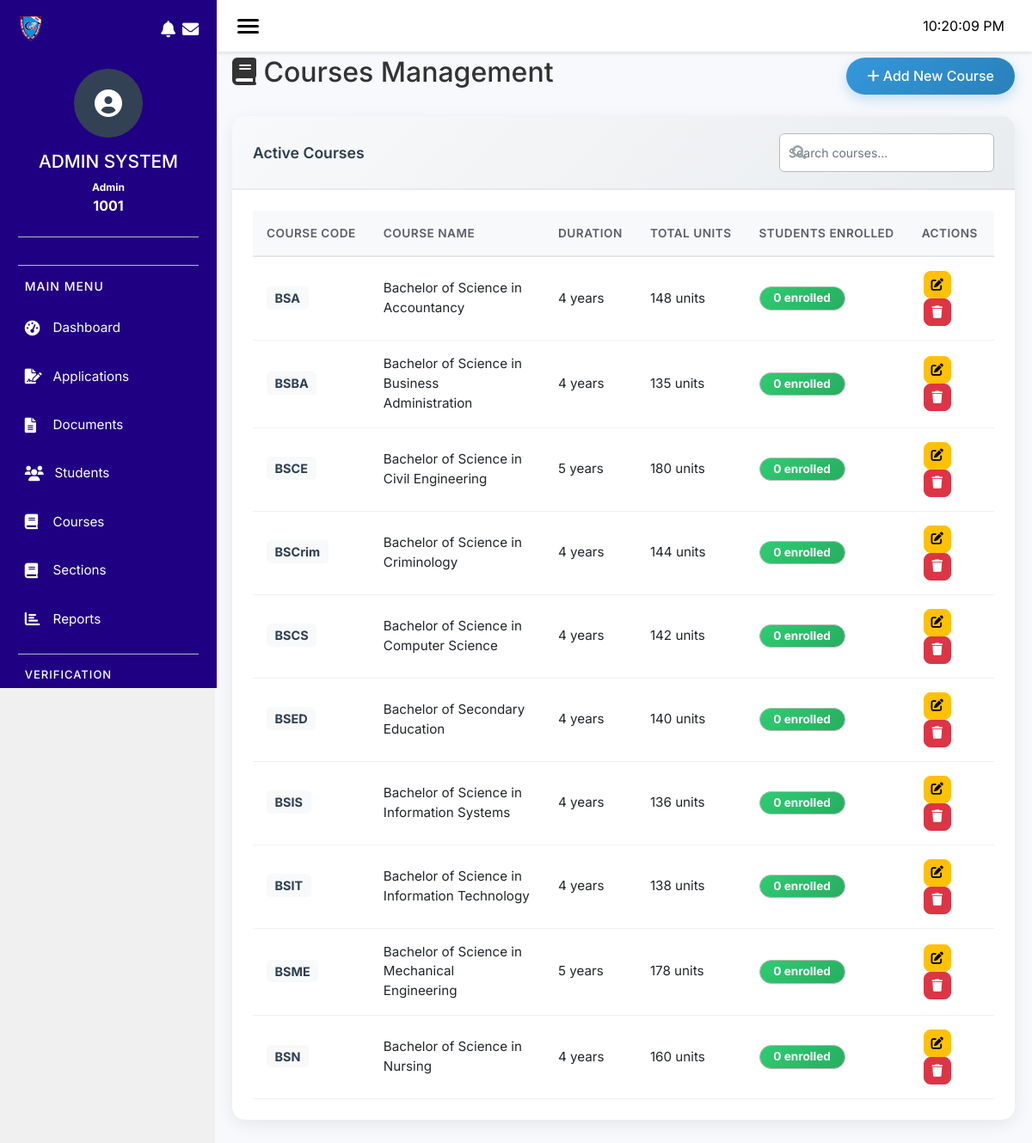
Page /modules/enrollment/admin/courses.php (signed in) on the committed database.
### tables this page shows
CREATE TABLE `enr_courses` (
  `id` int(11) NOT NULL,
  `course_code` varchar(20) NOT NULL,
  `course_name` varchar(150) NOT NULL,
  `description` text DEFAULT NULL,
  `duration_years` int(11) DEFAULT 4,
  `total_units` int(11) DEFAULT NULL,
  `is_active` tinyint(4) DEFAULT 1,
  `created_at` timestamp NOT NULL DEFAULT current_timestamp()
);

### modules/enrollment/models/Course.php (called while the page is built, shortened)
<?php
require_once __DIR__ . '/../config/database.php';
class Course {
    private $conn;
    private $table = 'enr_courses';
    public function __construct() {
        $database = new Database();
        $this->conn = $database->getConnection();
    }
    public function getAllActive() {
        $query = "SELECT * FROM " . $this->table . "
                  WHERE is_active = 1
                  ORDER BY course_code ASC";
        $stmt = $this->conn->prepare($query);
        $stmt->execute();
        return $stmt->fetchAll(PDO::FETCH_ASSOC);
    }
}
?>

### modules/enrollment/config/database.php (called while the page is built, shortened)
<?php
class Database {
    private $host;
    private $port;
    private $db_name;
    private $username;
    private $password;
    public function __construct() {
        $this->host = getenv('DB_HOST') ?: "localhost";
        $this->port = getenv('DB_PORT') ?: "3306";
        $this->db_name = getenv('DB_DATABASE') ?: getenv('DB_NAME') ?: "sms";
        $this->username = getenv('DB_USER') ?: "root";
        $this->password = getenv('DB_PASSWORD') !== false ? getenv('DB_PASSWORD') : (getenv('DB_PASS') ?: "");
    }
    public function getConnection() {
        $this->conn = null;
        try {
            $this->conn = new PDO("mysql:host=" . $this->host . ";port=" . $this->port . ";dbname=" . $this->db_name . ";charset=utf8mb4",
                                  $this->username,
                                  $this->password);
            $this->conn->setAttribute(PDO::ATTR_ERRMODE, PDO::ERRMODE_EXCEPTION);
            $this->conn->exec("SET NAMES utf8mb4");
        } catch(PDOException $exception) {
            echo "Connection error: " . $exception->getMessage();
        }
        return $this->conn;
    }
}
?>

### modules/enrollment/admin/courses.php (the view, shortened to what this page needs)
<?php
require_once '../config/database.php';
require_once '../models/Course.php';
$course = new Course();
$courses = $course->getAllActive();
?>
<!DOCTYPE html>
<html lang="en">
<head>
    <link href="https://cdn.jsdelivr.net/npm/bootstrap@5.1.3/dist/css/bootstrap.min.css" rel="stylesheet">
    <link rel="stylesheet" href="https://cdnjs.cloudflare.com/ajax/libs/font-awesome/6.0.0/css/all.min.css">
    <link rel="stylesheet" href="../css/styles.css">
</head>
<header>
    <div class="hamburger">
      <span></span>
      <span></span>
      <span></span>
    </div>
    <div class="realtime" id="realtimeClock" aria-live="polite">--:-- </div>
</header>
<body>
    <?php include_once '../includes/sidebar_admin.php'; ?>
    <div class="content">
        <div class="d-flex justify-content-between align-items-center mb-4">
            <h2><i class="fas fa-book"></i> Courses Management</h2>
            <button type="button" class="btn btn-primary" data-bs-toggle="modal" data-bs-target="#addCourseModal">
                <i class="fas fa-plus"></i> Add New Course
            </button>
        </div>
        <div class="card">
            <div class="card-header">
            </div>
            <div class="card-body">
                <div class="table-responsive">
                    <table class="table table-hover">
                        <thead>
                            <tr>
                                <th>Course Code</th>
                                <th>Course Name</th>
                                <th>Duration</th>
                                <th>Total Units</th>
                                <th>Students Enrolled</th>
                                <th>Actions</th>
                            </tr>
                        </thead>
                        <tbody>
                            <?php foreach($courses as $c): ?>
                            <tr>
                                <td><strong><?php echo $c['course_code']; ?></strong></td>
                                <td><?php echo $c['course_name']; ?></td>
                                <td><?php echo $c['duration_years']; ?> years</td>
                                <td><?php echo $c['total_units']; ?> units</td>
                                <td>
                                    <span class="badge bg-success">0 enrolled</span>
                                </td>
                                <td>
                                    <button class="btn btn-sm btn-warning" onclick="editCourse(<?php echo $c['id']; ?>)">
                                        <i class="fas fa-edit"></i>
                                    </button>
                                    <button class="btn btn-sm btn-danger" onclick="deleteCourse(<?php echo $c['id']; ?>)">
                                        <i class="fas fa-trash"></i>
                                    </button>
                                </td>
                            </tr>
                            <?php endforeach; ?>
                        </tbody>
                    </table>
                </div>
            </div>
        </div>
    </div>
</body>
</html>

### modules/enrollment/css/layout/header.css (style rules this page uses)
header { position: fixed; top: 0; left: var(--sidebar-width); width: calc(100% - var(--sidebar-width)); height: var(--header-height); background: var(--color3); display: flex; align-items: center; box-shadow: 0 2px 4px rgba(0, 0, 0, 0.1); z-index: 999; transition: left 0.3s ease, width 0.3s ease; }
.hamburger { display: flex !important; flex-direction: column; gap: 4px; cursor: pointer; padding: 0.5rem; margin-left: 1rem; transition: all 0.3s ease; }
.hamburger span { width: 25px; height: 3px; background: var(--color8); border-radius: 3px; transition: all 0.3s ease; display: block; }
.realtime { margin-left: auto; margin-right: 1rem; font-size: 1rem; color: var(--color8); padding: 0.5rem 1rem; }

### modules/enrollment/css/pages/admindashboard.css (style rules this page uses)
.content { margin-left: 250px; padding: 20px; background-color: #f8f9fc; min-height: 100vh; transition: margin-left 0.3s ease; }
.card { border: none; border-radius: 15px; box-shadow: 0 5px 20px rgba(0, 0, 0, 0.08); transition: box-shadow 0.3s ease; }
.card-header { background: #f8f9fc; border-bottom: 1px solid #e3e6f0; border-radius: 15px 15px 0 0 !important; padding: 1.2rem 1.5rem; }
.table thead th { background-color: #f8f9fc; font-weight: 600; font-size: 0.8rem; text-transform: uppercase; letter-spacing: 0.5px; color: #5a5c69; border-bottom: 2px solid #e3e6f0; }
.btn { font-weight: 500; transition: all 0.3s ease; }

### modules/enrollment/css/pages/admin-reports.css (style rules this page uses)
.bg-success { background: linear-gradient(135deg, #2ecc71 0%, #27ae60 100%); }
.card { border: none; border-radius: 15px; box-shadow: 0 5px 20px rgba(0, 0, 0, 0.08); transition: box-shadow 0.3s ease; margin-bottom: 1.5rem; }
.card-header { background: linear-gradient(135deg, #f8f9fa 0%, #e9ecef 100%); border-bottom: 2px solid rgba(0, 0, 0, 0.05); padding: 1.2rem 1.5rem; border-radius: 15px 15px 0 0 !important; }
.card-body { padding: 1.5rem; }
.table { margin-bottom: 0; }
.table thead th { background: linear-gradient(135deg, #f8f9fa 0%, #e9ecef 100%); border-top: none; font-weight: 600; font-size: 0.85rem; text-transform: uppercase; letter-spacing: 0.5px; color: #2c3e50; padding: 1rem; white-space: nowrap; }
.table tbody td { padding: 1rem; vertical-align: middle; border-bottom: 1px solid #f0f0f0; font-size: 0.95rem; }
.table tbody tr { transition: all 0.2s ease; }
.badge { padding: 0.5rem 1rem; border-radius: 30px; font-size: 0.8rem; font-weight: 500; min-width: 100px; }
.badge.bg-success { background: linear-gradient(135deg, #2ecc71, #27ae60); color: white; }
.btn-primary { background: linear-gradient(135deg, #3498db, #2980b9); border: none; padding: 0.6rem 1.5rem; border-radius: 30px; font-weight: 500; box-shadow: 0 5px 15px rgba(52, 152, 219, 0.3); transition: all 0.3s ease; }

### modules/enrollment/css/pages/admin-applications.css (style rules this page uses)
.table { margin-bottom: 0; }
.table thead th { background: #f8f9fa; border-top: none; font-weight: 600; font-size: 0.85rem; text-transform: uppercase; letter-spacing: 0.5px; color: #5a5c69; padding: 1rem; position: relative; }
.table tbody td { padding: 1rem; vertical-align: middle; border-bottom: 1px solid #f0f0f0; font-size: 0.95rem; }
.table tbody tr { transition: background-color 0.2s ease; }
.badge { padding: 0.6rem 1rem; font-size: 0.8rem; font-weight: 500; border-radius: 30px; min-width: 100px; }
.badge.bg-success { background: linear-gradient(135deg, #2ecc71, #27ae60); color: white; }
.btn-sm { width: 32px; height: 32px; border-radius: 8px; padding: 0; display: inline-flex; align-items: center; justify-content: center; margin: 0 2px; transition: all 0.2s ease; }
.btn-sm i { font-size: 0.9rem; }
td strong { color: #2c3e50; font-size: 0.9rem; background: #f8f9fa; padding: 0.3rem 0.6rem; border-radius: 5px; }

### modules/enrollment/css/pages/admin-convert.css (style rules this page uses)
.bg-success { background-color: #2ecc71 !important; }

### modules/enrollment/css/pages/approval-decision-support.css (style rules this page uses)
.badge { display: inline-block; padding: 6px 8px; border-radius: 999px; font-weight: 700; font-size: 0.85rem; background: transparent; border: 1px solid var(--color4); color: var(--color2); }

### modules/enrollment/css/pages/concerns-issue-tracking.css (style rules this page uses)
body { margin: 0; padding: 0; }
.badge { display: inline-block; padding: 6px 8px; border-radius: 999px; font-weight: 700; font-size: 0.85rem; border: 1px solid var(--color4); color: var(--color2); }

### modules/enrollment/css/pages/report-submission-management.css (style rules this page uses)
.badge { display: inline-block; padding: 6px 8px; border-radius: 999px; font-weight: 700; font-size: 0.85rem; border: 1px solid var(--color4); color: var(--color2); }

### modules/enrollment/css/base/variables.css (style rules this page uses)
:root { --color1: rgba(32, 0, 130, 1); --color2: rgba(51, 65, 85, 1); --color3: rgba(255, 255, 255, 1); --color4: rgba(186, 186, 186, 1); --color5: rgba(95, 95, 95, 1); --color6: rgba(51, 65, 85, 1); --color7: rgb(81, 70, 183); --color8: rgb(0, 0, 0); --color9: rgba(240, 240, 240, 1); --sidebar-width: 252px; --header-height: 60px; }

### rows in the picture
enr_courses: course_code "BSA", course_name "Bachelor of Science in Accountancy", duration_years "4", total_units "148"
enr_courses: course_code "BSBA", course_name "Bachelor of Science in Business Administration", duration_years "4", total_units "135"
enr_courses: course_code "BSCE", course_name "Bachelor of Science in Civil Engineering", duration_years "5", total_units "180"
enr_courses: course_code "BSCrim", course_name "Bachelor of Science in Criminology", duration_years "4", total_units "144"
enr_courses: course_code "BSCS", course_name "Bachelor of Science in Computer Science", duration_years "4", total_units "142"
enr_courses: course_code "BSED", course_name "Bachelor of Secondary Education", duration_years "4", total_units "140"
enr_courses: course_code "BSIS", course_name "Bachelor of Science in Information Systems", duration_years "4", total_units "136"
enr_courses: course_code "BSIT", course_name "Bachelor of Science in Information Technology", duration_years "4", total_units "138"
enr_courses: course_code "BSME", course_name "Bachelor of Science in Mechanical Engineering", duration_years "5", total_units "178"
enr_courses: course_code "BSN", course_name "Bachelor of Science in Nursing", duration_years "4", total_units "160"

### other values in the picture
$admin_name "Admin"
$_SESSION['employee_id'] "1001"
